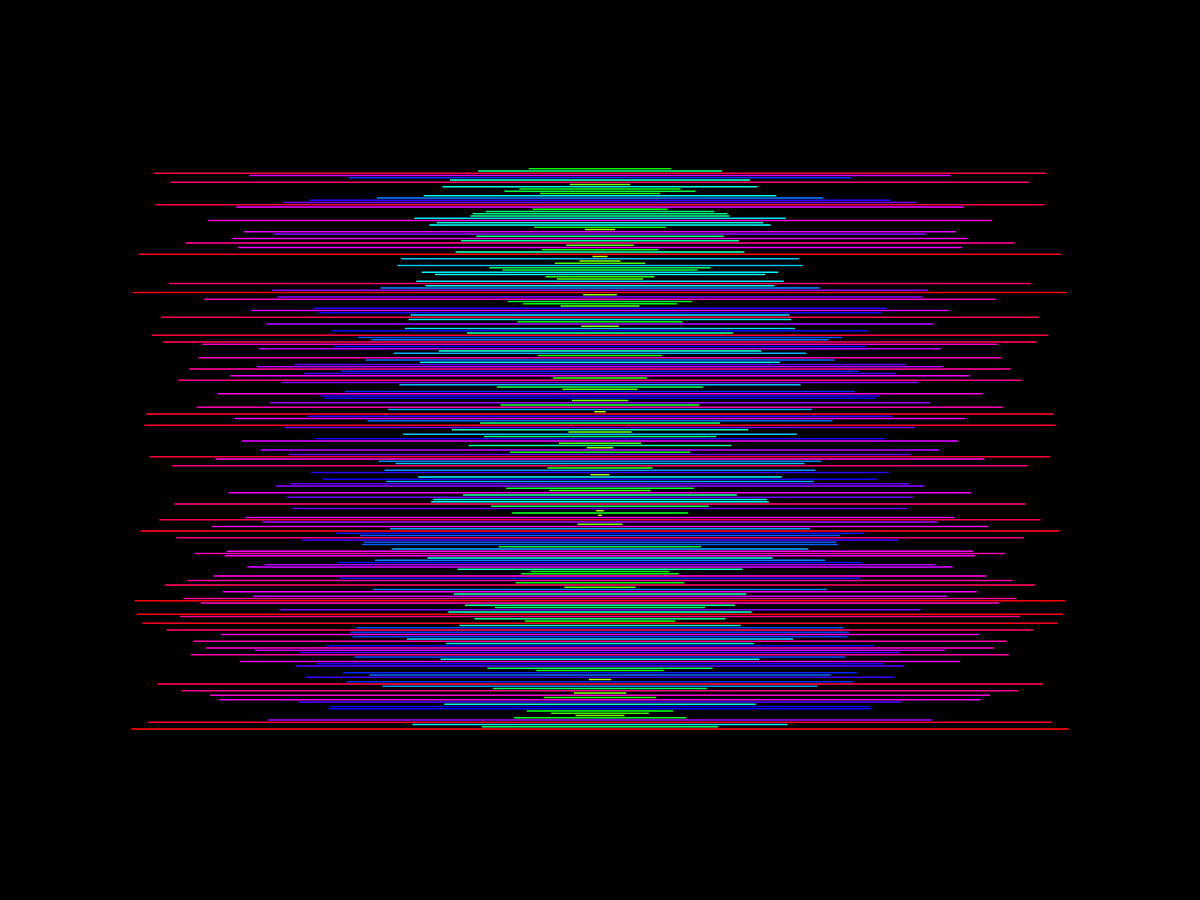
Frame 1 (no input)
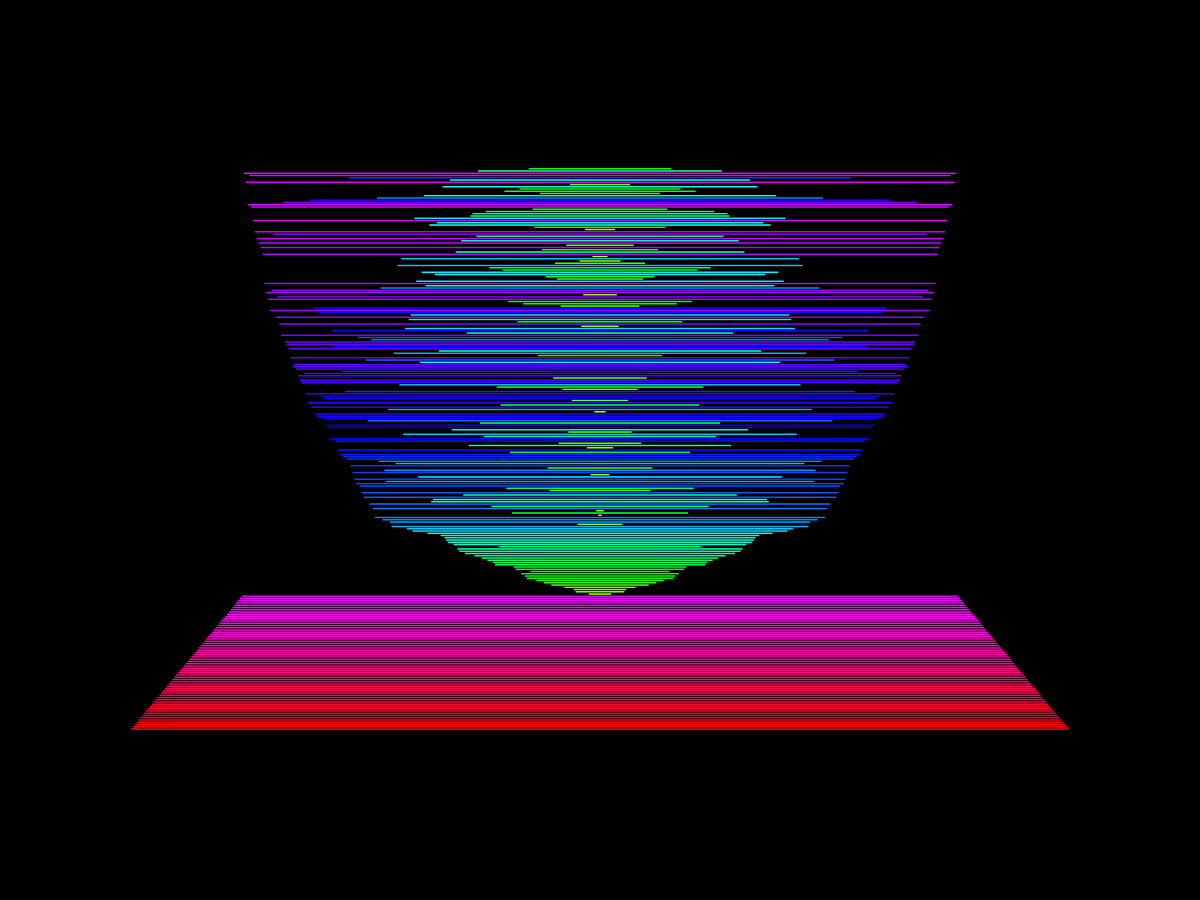
Frame 60 (the mouse pressed at the canvas centre just before this capture)
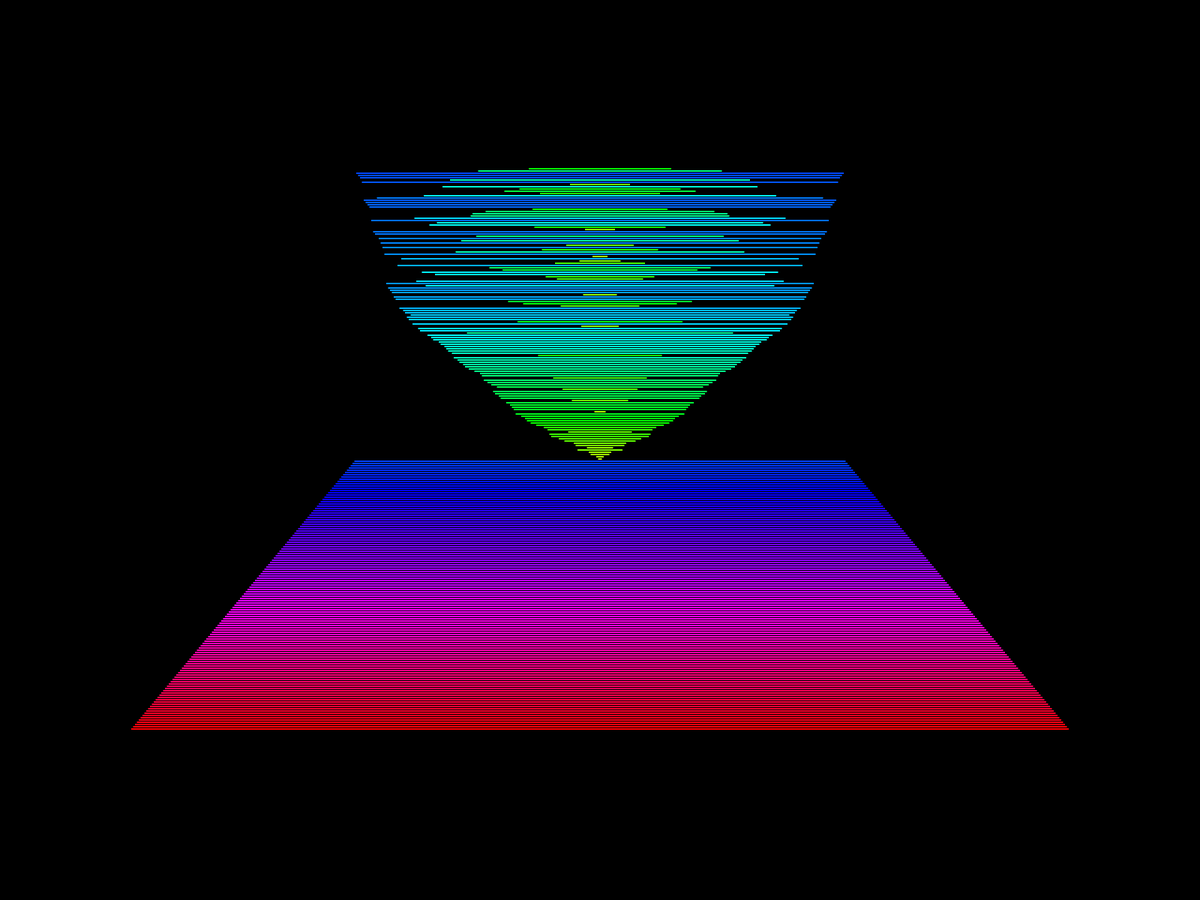
Frame 120 (the mouse held since frame 60 and released just before this capture)

The Processing sketch that drew these frames (run headless with seeded random() and noise(); from frame 60 on, the mouse is pressed at the canvas centre):

// Processing sketch: sort
// ── sort.pde
int amt = 250;

int w = 2;
int bw = 1;
int size = 5;
int i = -1;

Bars boi;

void setup() {
  fullScreen();
  rectMode(CENTER);
  frameRate(60);
  colorMode(HSB, 255, 255, 255);

  boi  = new Bars(amt, w, size, bw);
}

void draw() {
  background(0);
  translate(width / 2, height / 2);

if (i < 0) {
   boi.setCol();
    boi.scramble();
    i = boi.num - 1;
   
  }

  if (i >= 0) {
    boi.sort0(i);
    i--;
  }
  boi.show();

  
}

// ── Bars.pde
class Bar {
  int size;
  color col;
  Bar(int x) {
    this.size = x + 1;
  }
}

class Bars {
  Bar[] yeet;
  int num, big, w;
  int intvl;

  Bars(int x, int y, int z, int foo) {
    num = x;
    w = y;
    big = z;
    intvl = foo;
    yeet = new Bar[num];
    for (int i = 0; i < num; i++) {
      yeet[i] = new Bar(i);
      
    }
  }

  void scramble() {

    for (int i = 0; i < num; i++) {
      int meh = int(random(0, num));
      Bar t = yeet[i];
      yeet[i] = yeet[meh];
      yeet[meh] = t;
    }
  }
  
  void setCol(){
    for (int i = 0; i < num; i++) {
      yeet[i].col = color(map(i, 0, num, 55, 255), 255, 255); 
    }
   
  }

  void show() {


    noStroke();
    for (int i = num - 1; i >= 0; i--) {
      fill(yeet[i].col);
      rect(0, (i - num / 2) * (w + intvl), yeet[i].size * big, w);
    }
  }

  void sort0(int from) {

    for (int j = from - 1; j >= 0; j--) {
      if (yeet[from].size < yeet[j].size) {
        Bar t = yeet[from];
        yeet[from] = yeet[j];
        yeet[j] = t;
      }
    }
  }
}
